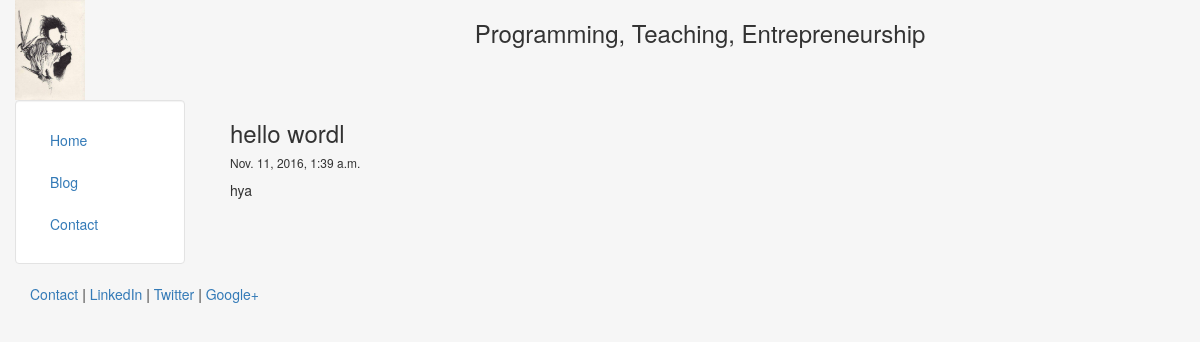
The app's page /blog/4 with its own data.
### blog/models.py (models this page shows, shortened)
class Post(models.Model):
	title = models.CharField(max_length=140)
	body = models.TextField()
	date = models.DateTimeField()

### blog/templates/blog/post.html (shortened to what this page needs)
{% extends "personal/header.html" %}
{% block content %}
	<article>
		<header>
			<h3>{{ post.title }}</h3>
			<h6>{{ post.date }}</h6>
		</header>
		<section>
			{{ post.body|safe|linebreaks }}
		</section>
	</article>
{% endblock content %}

### personal/templates/personal/header.html (style rules this page uses)
html, body { height: 100%; }
.body { background-color: #f6f6f6; }

### records on screen
Post: title "hello wordl", date "Nov. 11, 2016, 1:39 a.m.", body "hya"
